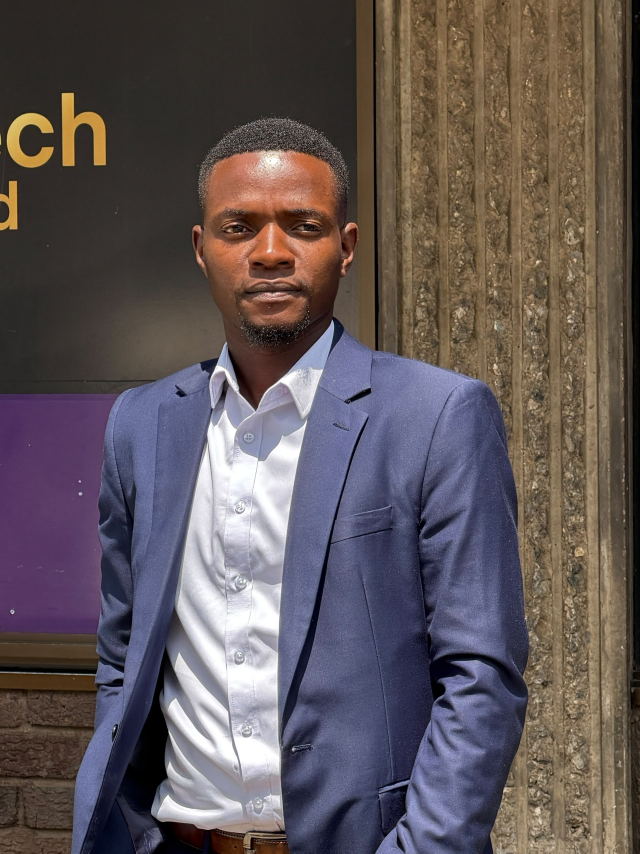
#> input picture source-images/director.jpg, 1920 x 2560 px (shown at 1/3 size); its folder holds 5 pictures in this run
$ python optimize_images.py
#> lines starting #> are read from the running program, lines starting #| are printed output that depends on the picture; after the words box and inside, x2 and y2 are one past the last pixel; in counts of white or black regions, pixels touching at a corner belong together
"""Build web-ready images from the client-supplied originals in source-images/.

Usage: python -X utf8 scripts/optimize_images.py
Outputs WebP files at several widths to public/images/ and a 1200x630 og.jpg.
"""
import json
from pathlib import Path
from PIL import Image, ImageOps

ROOT = Path(__file__).resolve().parent.parent
SRC = ROOT / "source-images"
OUT = ROOT / "public" / "images"
WIDTHS = [640, 1080, 1600]


def trim_black_bars(im: Image.Image) -> Image.Image:
    """Remove solid black letterbox bars (quartz-pillar.jpg is a phone screenshot)."""
    gray = im.convert("L").point(lambda p: 255 if p > 18 else 0)
    box = gray.getbbox()
    return im.crop(box) if box else im


def main() -> None:
    OUT.mkdir(parents=True, exist_ok=True)
    manifest = {}
    for f in sorted(SRC.glob("*.jpg")):
        im = ImageOps.exif_transpose(Image.open(f)).convert("RGB")
#> im is the input picture: PIL image 1920x2560 RGB; mean R, G, B 96.2, 86.1, 87.8
        im = trim_black_bars(im)
#> in trim_black_bars, `gray = im.convert("L").point(lambda p: 255 if p > 18 else 0)`:
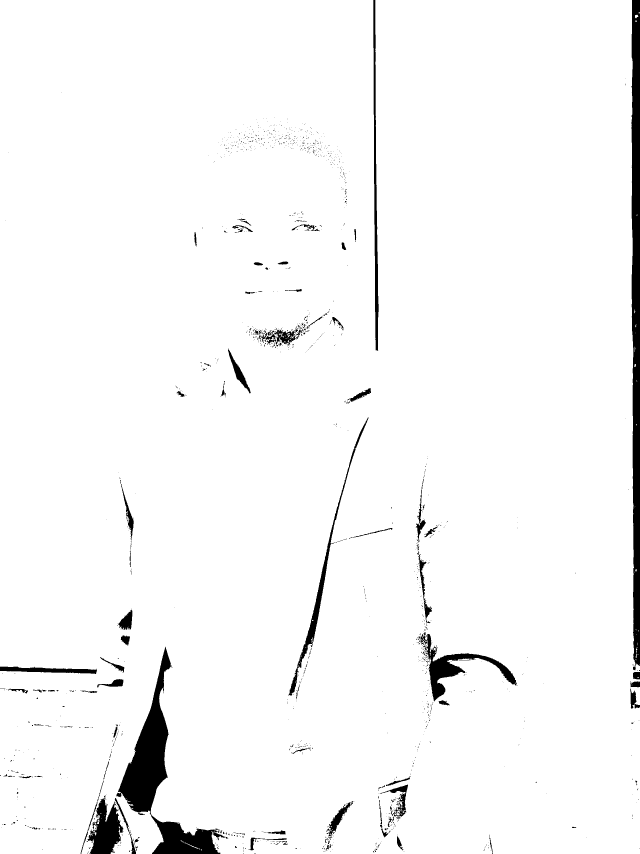
#> gray: PIL image 1920x2560 L (shown at 1/3 size); 96.7% white; 1370 black regions (1243 under 20 px), largest, box (x1, y1, x2, y2) and area: (349, 1940, 685, 2560) 44382, (1894, 0, 1920, 2011) 44281, (1256, 1902, 1550, 2104) 11656
#> in trim_black_bars, `box = gray.getbbox()`: box = (0, 0, 1920, 2560)
        widths = sorted({min(w, im.width) for w in WIDTHS})
#> widths = [640, 1080, 1600]
        entries = []
        for w in widths:
            copy = im if w == im.width else im.resize((w, round(im.height * w / im.width)), Image.LANCZOS)
            dest = OUT / f"{f.stem}-{w}.webp"
            copy.save(dest, "WEBP", quality=72, method=6)
            entries.append({"w": w, "src": f"/images/{dest.name}"})
            print(f"{dest.name}: {copy.size} {dest.stat().st_size // 1024} KB")
#> this loop made 3 passes
#> pass 1, in main, `copy = im if w == im.width else im.resize((w, round(im.height * w / im..`:
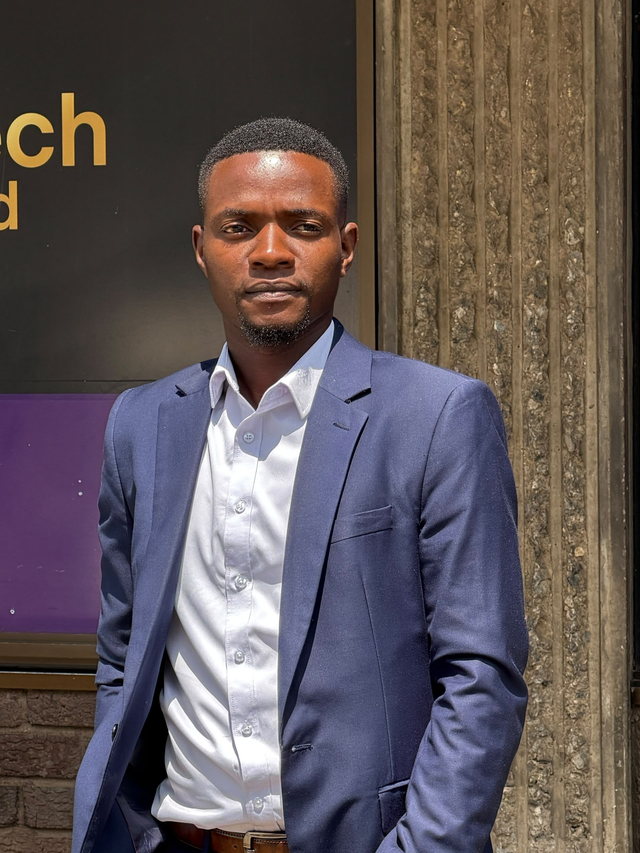
#> copy: PIL image 640x853 RGB; mean R, G, B 96.2, 86.1, 87.8
#> after the loop, entries = 3 items
        manifest[f.stem] = {"width": im.width, "height": im.height, "sources": entries}
#> pass 2 of the loop in main, `for f in sorted(SRC.glob("*.jpg")):`:
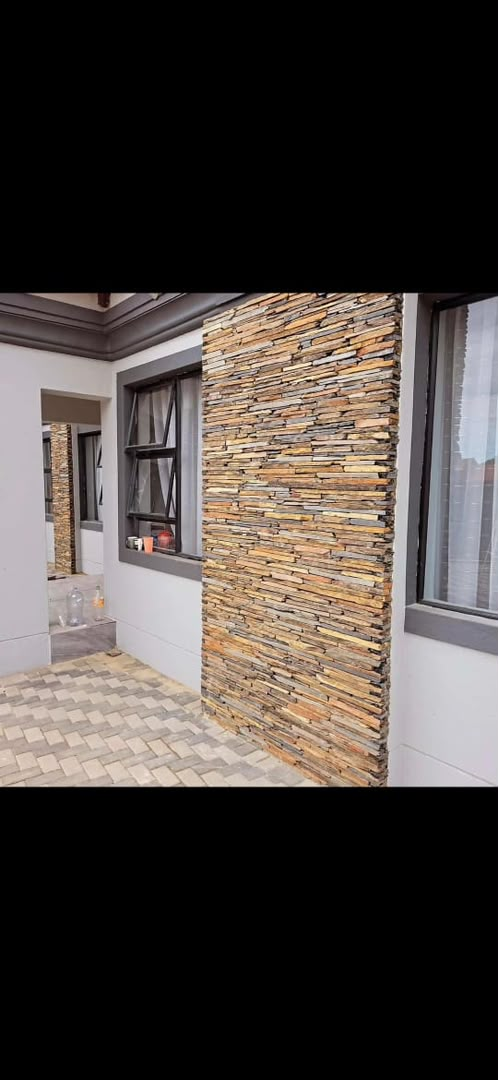
#> input picture source-images/quartz-pillar.jpg, 498 x 1080 px
#> in main, im is the input picture: PIL image 498x1080 RGB; mean R, G, B 74.3, 67.3, 63.1
#> in trim_black_bars (call 2), `gray = im.convert("L").point(lambda p: 255 if p > 18 else 0)`:
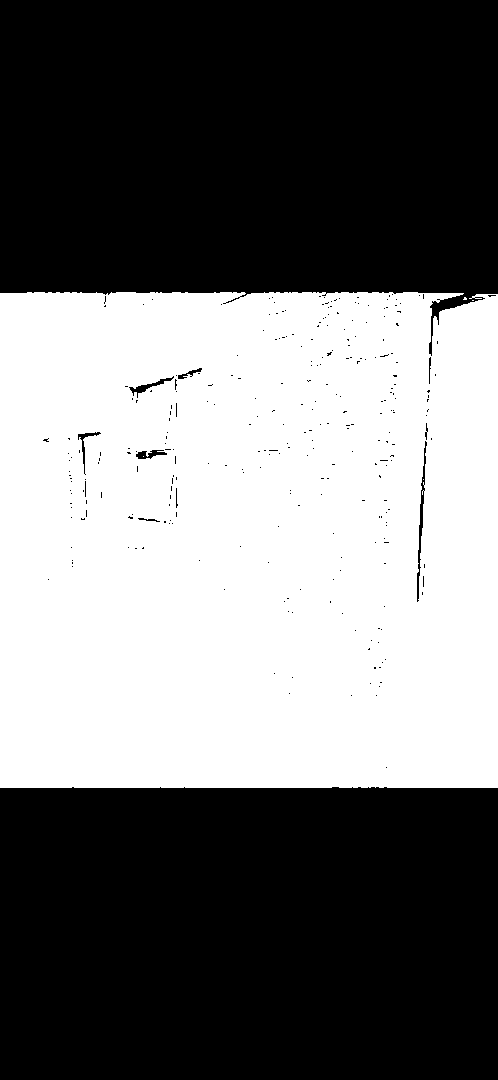
#> gray: PIL image 498x1080 L; 45.4% white; 5 white regions (4 under 20 px), largest, box (x1, y1, x2, y2) and area: (0, 292, 498, 788) 244281
#> box = (0, 292, 498, 788)
#> in trim_black_bars (call 2), `return im.crop(box) if box else im`:
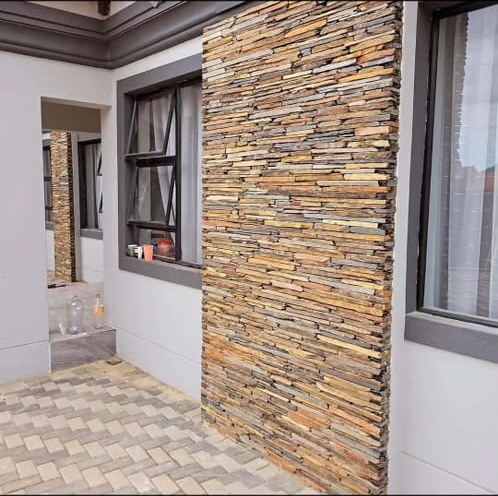
#> returned value: PIL image 498x496 RGB; mean R, G, B 161.7, 146.4, 137.4
#> after the loop in main, `for w in widths:`: entries = 1 item
#> pass 3 of the loop in main, `for f in sorted(SRC.glob("*.jpg")):`:
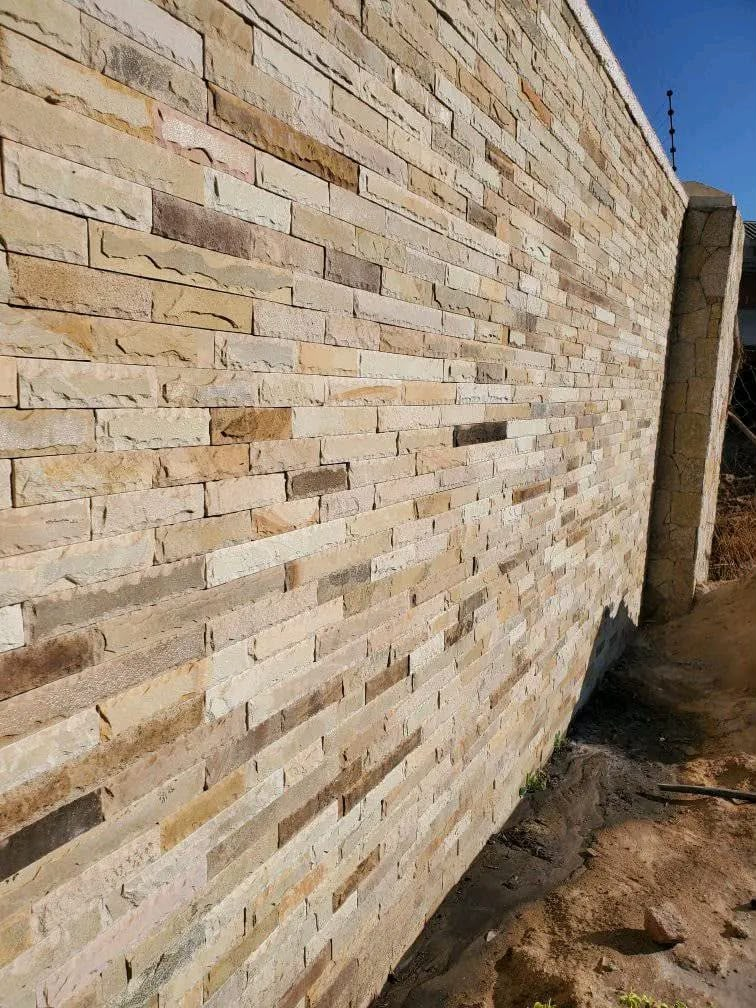
#> input picture source-images/sandstone-wall.jpg, 756 x 1008 px
#> in main, im is the input picture: PIL image 756x1008 RGB; mean R, G, B 162.1, 144.6, 123.7
#> in trim_black_bars (call 3), `gray = im.convert("L").point(lambda p: 255 if p > 18 else 0)`:
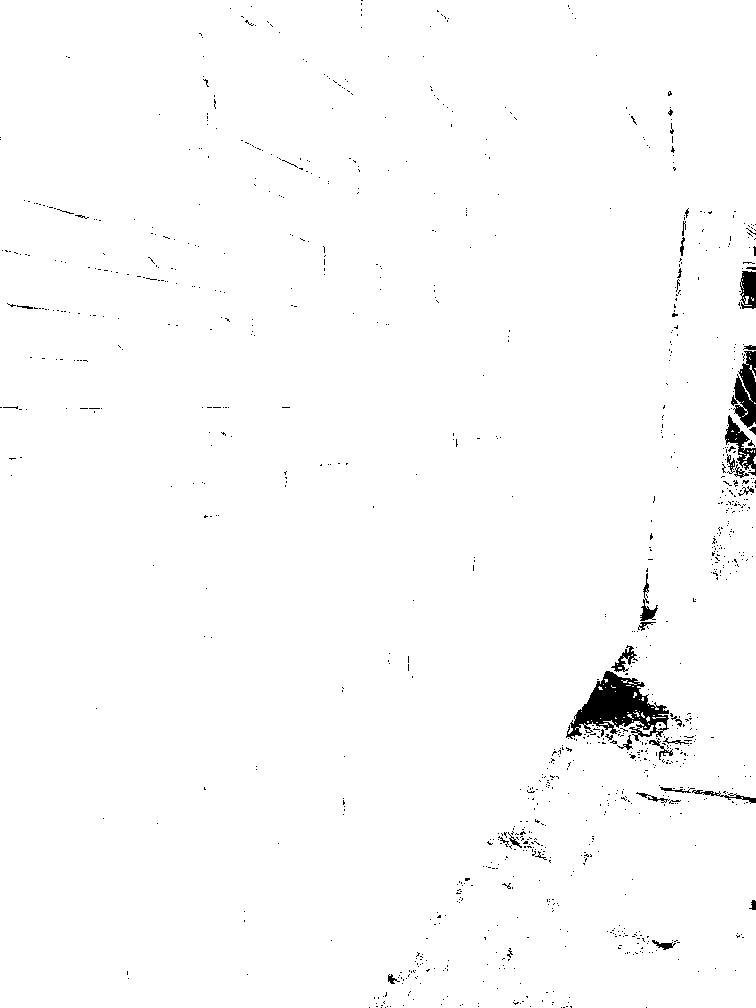
#> gray: PIL image 756x1008 L; 98.7% white; 1055 black regions (1019 under 20 px), largest, box (x1, y1, x2, y2) and area: (566, 671, 669, 741) 3336, (731, 351, 756, 428) 1159, (725, 415, 756, 476) 650
#> box = (0, 0, 756, 1008)
#> after the loop in main, `for w in widths:`: entries = 2 items
#> the loop made 5 passes; the first 3 are shown
    (ROOT / "src" / "data" / "images.generated.json").write_text(json.dumps(manifest, indent=2) + "\n")
    # Social share image (WhatsApp / Facebook / LinkedIn previews)
    hero = ImageOps.exif_transpose(Image.open(SRC / "wall-night-1.jpg")).convert("RGB")
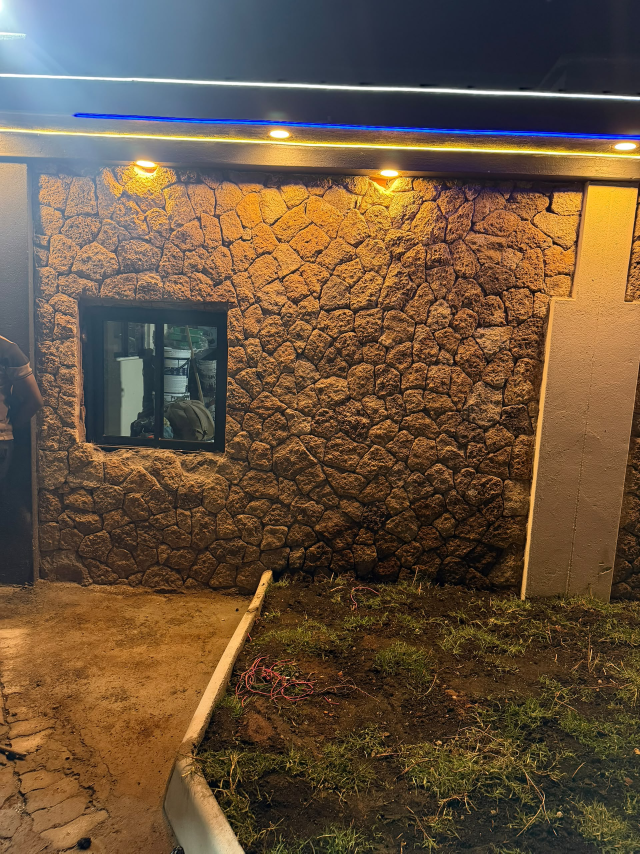
#> input picture source-images/wall-night-1.jpg, 1920 x 2560 px (shown at 1/3 size)
#> hero is the input picture: PIL image 1920x2560 RGB; mean R, G, B 104, 83.3, 62
    og = ImageOps.fit(hero, (1200, 630), Image.LANCZOS, centering=(0.5, 0.45))
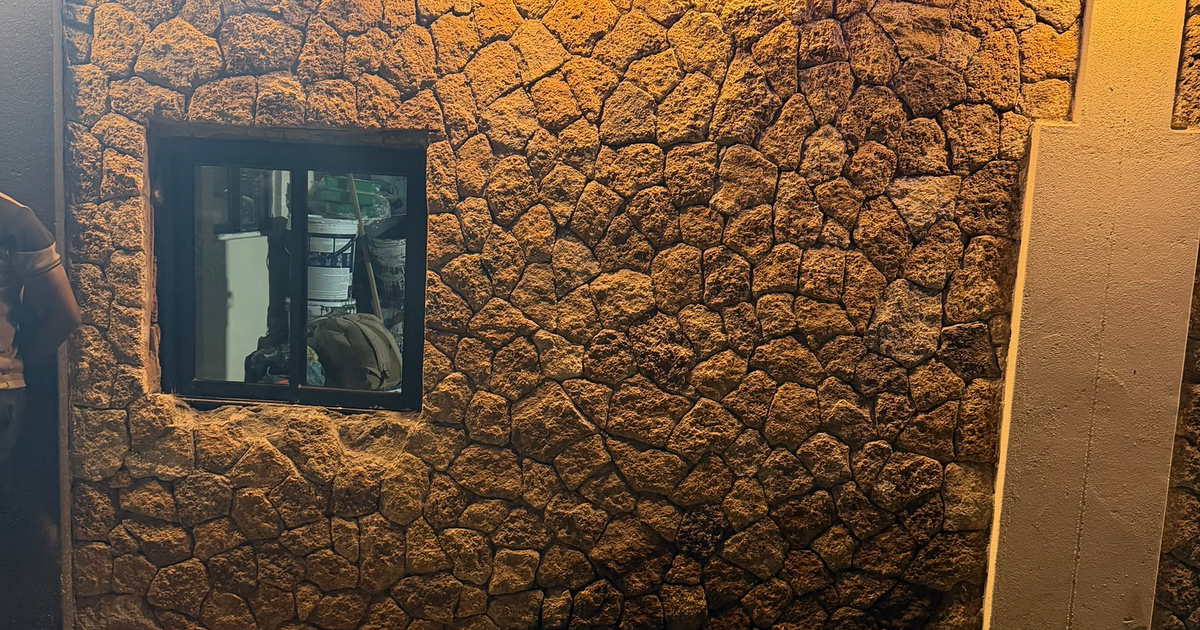
#> og: PIL image 1200x630 RGB; mean R, G, B 109.6, 82, 57.4
    og.save(ROOT / "public" / "og.jpg", "JPEG", quality=82, optimize=True, progressive=True)
    print("og.jpg written")


if __name__ == "__main__":
    main()
